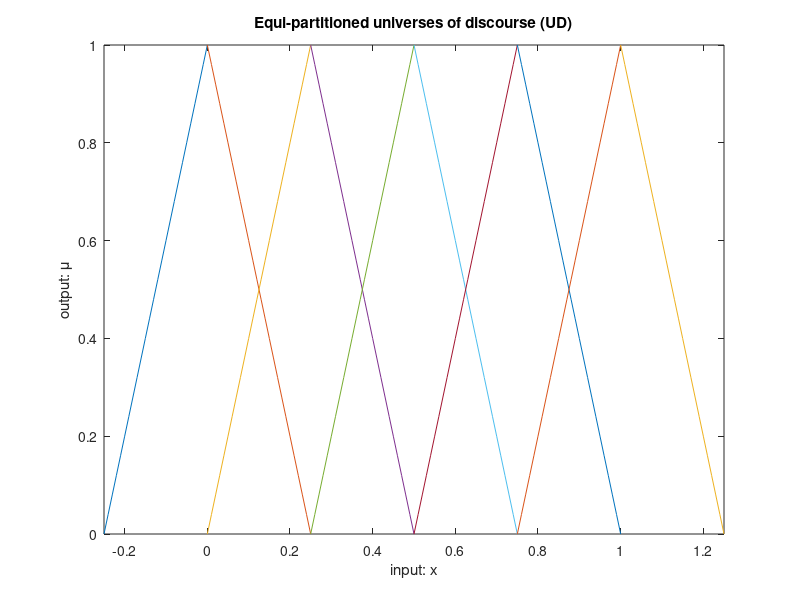

MATLAB code for this plot: (Note: this script raises an error after producing the figure.)
clc, clear all, close all

x = -0.25:0.1:1.25;

x0 = -0.25:0.01:0;
x1 = 0:0.01:0.25;
x2 = 0.25:0.01:0.5;
x3 = 0.5:0.01:0.75;
x4 = 0.75:0.01:1;
x5 = 1:0.01:1.25;

y1a = 1+4.*x0;
y1b = 1-4.*x1;

y2a = 4.*x1;
y2b = 2*(1-2.*x2);

y3a = 4.*x2-1;
y3b = 3-4.*x3;

y4a = 2*(2.*x3-1);
y4b = 4*(1-x4);

y5a = 4.*x4-3;
y5b = 5-4.*x5;

figure('Name','Membership Functions')
plot(x0,y1a,x1,y1b,x1,y2a,x2,y2b,x2,y3a,x3,y3b,x3,y4a,x4,y4b,x4,y5a,x5,y5b)
title('Equi-partitioned universes of discourse (UD)')
xlabel('input: x')
ylabel('output: \mu')
axis([-0.25 1.25 0 1])

%% Liquid Side Condition (Gas Side is neglected)

% 1.a Pump Set

%% 11.4. System Condition Audit

%% 11.4.1. Filter
cf = 0.46; % rate of pressure drop for a given flow rate
cfp = 0.56; % observed in-service value
f = cf/cfp % filter condition

%% 11.4.2. Pump and Motor
ch = 0.5; % design pump characteristic
chp = 0.6; % observed value
p = (2/pi)*atan(ch/(chp-ch)) % pump condition

g = 0.8; % assumed pump-gland condition

%% 11.4.3. Pump and Filter Condition

F = epud(f) % pump condition
P = epud(p) % filter condition
G = epud(g) % gland condition

PG = rulePG(P,G)

%% 11.4.4. Pump Unit Condition

PU = rulePU(PG,F)

defPU = defuzzify(PU)

%% 11.4.5. By-Pass

l = 1.0; % observed valve gland seal condition

L = epud(l)

e = 0.85; % operational ease condition

E = epud_inv(e)

B = ruleB(E,L)

defB = defuzzify(B)

%% 11.4.6. Control Valve

d = 1.0; % the unit condition observation is "as good as new"

D = epud(d)

defD = defuzzify(D)

%% 11.4.7.Non-Return Valve

r = 0.95; % the observed condition

R = epud(r)

defR = defuzzify(R)

%% 11.4.8. Heat Exchanger Unit

% term = tan(pi*0.8585/2)
% t = (2/pi)*atan(st/(stp-st)) % pump condition
% ratio = 4.4247;
% stp_over_st = 1.226001710710897;
stp_over_st = 1.225506455158971;

t = (2/pi)*atan(1/(stp_over_st-1)) % pump condition

T = epud(t)

defT = defuzzify(T)

%% 11.4.9. System Water-Side Condition Metric
firingPU = find(PU > 0)
firingB = find(B > 0)
firingR = find(R > 0)
firingT = find(T > 0)

for i = 1:length(firingPU)
    outPU(i) = PU(firingPU(i));
end
for i = 1:length(firingB)
    outB(i) = B(firingB(i));
end
for i = 1:length(firingR)
    outR(i) = R(firingR(i));
end
for i = 1:length(firingT)
    outT(i) = T(firingT(i));
end

subscript1 = [4,4,4,4,4,4,4,5];

W2MF1 = ruleW(outPU,outB,outR,outT,subscript1);

W1 = zeros(1,5);
W1(4) = W2MF1(1);
W1(5) = W2MF1(2);

defW1 = defuzzify(W1)

subscript2 = [4,4,4,5,4,4,4,5];

W2MF2 = ruleW(outPU,outB,outR,outT,subscript2);

W2 = zeros(1,5);
W2(4) = W2MF2(1);
W2(5) = W2MF2(2);

defW2 = defuzzify(W2)

100*(defW2-defW1)/defW1

%% Functions

function mu = epud(x)
    mu = zeros(1,5);
    if x < 0
        mu(1) = 1+4*x;
    elseif x < 0.25
        mu(1) = 1-4*x;
        mu(2) = 4*x;
    elseif x < 0.5
        mu(2) = 2*(1-2*x);
        mu(3) = 4*x-1;
    elseif x < 0.75
        mu(3) = 3-4*x;
        mu(4) = 2*(2*x-1);
    elseif x < 1
        mu(4) = 4*(1-x);
        mu(5) = 4*x-3;
    else
        mu(5) = 5-4*x;
    end
end

function mu = epud_inv(x)
    mu = zeros(1,5);
    if x < 0
        mu(5) = 1+4*x;
    elseif x < 0.25
        mu(5) = 1-4*x;
        mu(4) = 4*x;
    elseif x < 0.5
        mu(4) = 2*(1-2*x);
        mu(3) = 4*x-1;
    elseif x < 0.75
        mu(3) = 3-4*x;
        mu(2) = 2*(2*x-1);
    elseif x < 1
        mu(2) = 4*(1-x);
        mu(1) = 4*x-3;
    else
        mu(1) = 5-4*x;
    end
end

function PG = rulePG(P,G)
    R11 = min(P(1),G(1));
    R21 = min(P(1),G(2));
    R12 = min(P(2),G(1));
    R22 = min(P(2),G(2));
    R32 = min(P(2),G(3));
    R23 = min(P(3),G(2));
    R33 = min(P(3),G(3));
    R43 = min(P(3),G(4));
    R34 = min(P(4),G(3));
    R44 = min(P(4),G(4));
    R54 = min(P(4),G(5));
    R45 = min(P(5),G(4));
    R55 = min(P(5),G(5));
    
    PG = [max([R11,R21,R12]),max([R22,R32,R23]),max([R33,R43,R34]),max([R44,R54,R45]),R55];    
end

function PU = rulePU(P,U)
    R11 = min(P(1),U(1));
    R21 = min(P(1),U(2));
    R12 = min(P(2),U(1));
    R22 = min(P(2),U(2));
    R32 = min(P(2),U(3));
    R23 = min(P(3),U(2));
    R33 = min(P(3),U(3));
    R43 = min(P(3),U(4));
    R34 = min(P(4),U(3));
    R44 = min(P(4),U(4));
    R54 = min(P(4),U(5));
    R45 = min(P(5),U(4));
    R55 = min(P(5),U(5));
    
    PU = [max([R11,R21]),max([R12,R22,R32,R23]),max([R33,R43,R34]),max([R44,R54,R45]),R55];    
end

function B = ruleB(E,L)
    R11 = min(E(5),L(1));
    R21 = min(E(5),L(2));
    R31 = min(E(5),L(3));
    R41 = min(E(5),L(4));
    R51 = min(E(5),L(5));
    R12 = min(E(4),L(1));
    R22 = min(E(4),L(2));
    R32 = min(E(4),L(3));
    R42 = min(E(4),L(4));
    R52 = min(E(4),L(5));
    R13 = min(E(3),L(1));
    R23 = min(E(3),L(2));
    R33 = min(E(3),L(3));
    R43 = min(E(3),L(4));
    R53 = min(E(3),L(5));
    R14 = min(E(2),L(1));
    R24 = min(E(2),L(2));
    R34 = min(E(2),L(3));
    R44 = min(E(2),L(4));
    R54 = min(E(2),L(5));
    R15 = min(E(1),L(1));
    R25 = min(E(1),L(2));
    R35 = min(E(1),L(3));
    R45 = min(E(1),L(4));
    R55 = min(E(1),L(5));
    
    B = [max([R11,R21,R31,R41,R51,R12,R13,R14,R15]),max([R22,R32,R42,R52,R23,R24,R25]),max([R33,R43,R53,R34,R35]),max([R44,R54,R45]),R55];    
end

function W = ruleW(outPU,outB,outR,outT,subscript)
    
    maxPU = max(outPU);
    
    R4 = zeros(1,8);
    R5 = zeros(1,8);
    
    if subscript(1) == 4
        R4(1) = min([maxPU,outB(1),outR(1),outT(1)]);
    elseif subscript(1) == 5
        R5(1) = min([maxPU,outB(1),outR(1),outT(1)]);
    end
    if subscript(2) == 4
        R4(2) = min([maxPU,outB(1),outR(1),outT(2)]);
    elseif subscript(2) == 5
        R5(2) = min([maxPU,outB(1),outR(1),outT(2)]);
    end
    if subscript(3) == 4
        R4(3) = min([maxPU,outB(1),outR(2),outT(1)]);
    elseif subscript(3) == 5
        R5(3) = min([maxPU,outB(1),outR(2),outT(1)]);
    end
    if subscript(4) == 4
        R4(4) = min([maxPU,outB(1),outR(2),outT(2)]);
    elseif subscript(4) == 5
        R5(4) = min([maxPU,outB(1),outR(2),outT(2)]);
    end
    if subscript(5) == 4
        R4(5) = min([maxPU,outB(2),outR(1),outT(1)]);
    elseif subscript(5) == 5
        R5(5) = min([maxPU,outB(2),outR(1),outT(1)]);
    end
    if subscript(6) == 4
        R4(6) = min([maxPU,outB(2),outR(1),outT(2)]);
    elseif subscript(6) == 5
        R5(6) = min([maxPU,outB(2),outR(1),outT(2)]);
    end
    if subscript(7) == 4
        R4(7) = min([maxPU,outB(2),outR(2),outT(1)]);
    elseif subscript(7) == 5
        R5(7) = min([maxPU,outB(2),outR(2),outT(1)]);
    end
    if subscript(8) == 4
        R4(8) = min([maxPU,outB(2),outR(2),outT(2)]);
    elseif subscript(8) == 5
        R5(8) = min([maxPU,outB(2),outR(2),outT(2)]);
    end
    
	W = [max(R4),max(R5)];    
end

function out = defuzzify(R)

    out = (R(1)*0 + R(2)*0.25 + R(3)*0.5 + R(4)*0.75 + R(5)*1)/(sum(R));

end
